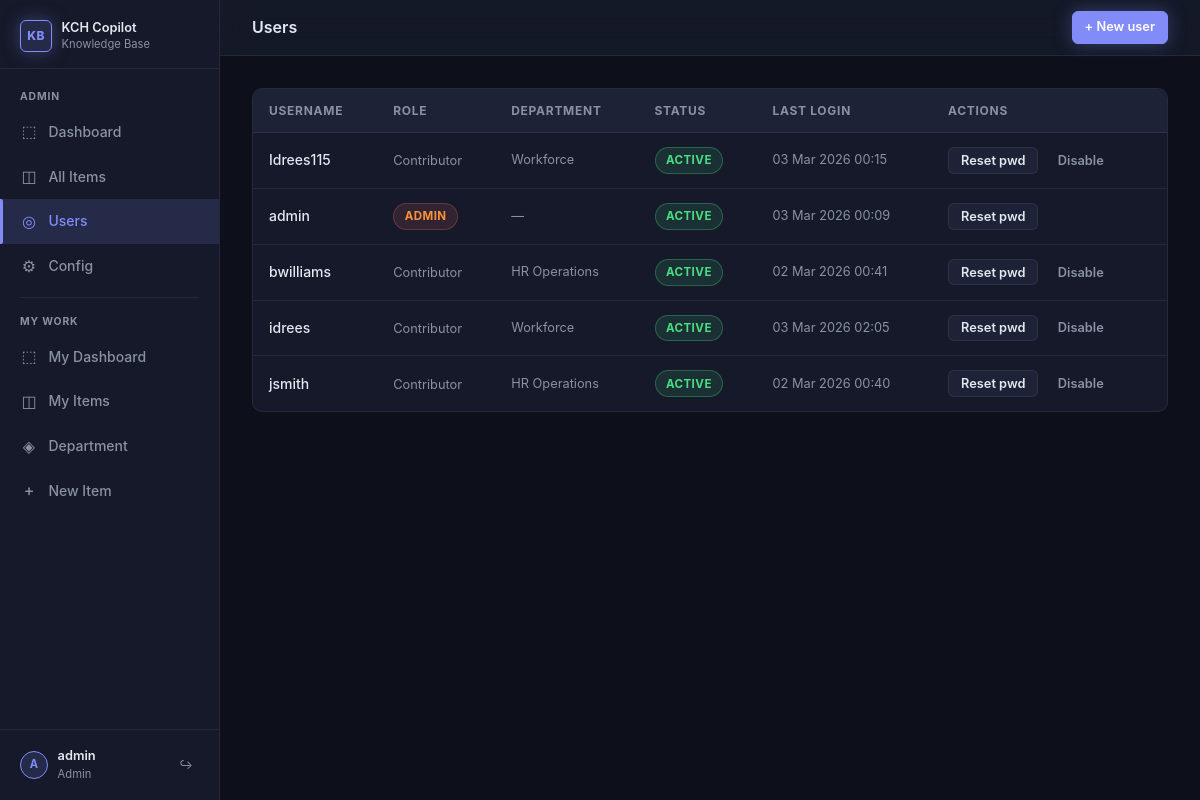
Page /admin/users (signed in) on the committed database.
### models.py (models this page shows)
class User(Base):
    __tablename__ = "users"
    id = Column(Integer, primary_key=True, autoincrement=True)
    username = Column(String, unique=True, nullable=False)
    password_hash = Column(String, nullable=False)
    is_admin = Column(Boolean, default=False)
    is_active = Column(Boolean, default=True)
    department_id = Column(Integer, ForeignKey("departments.id", ondelete="SET NULL"), nullable=True)
    created_at = Column(DateTime, default=datetime.utcnow)
    last_login = Column(DateTime, nullable=True)
    department = relationship("Department", back_populates="users")
    items = relationship("KnowledgeItem", back_populates="owner")
    status_changes = relationship("StatusHistory", back_populates="changed_by")
    audit_logs = relationship("AuditLog", back_populates="actor")

class Department(Base):
    __tablename__ = "departments"
    id = Column(Integer, primary_key=True, autoincrement=True)
    name = Column(String, unique=True, nullable=False)
    created_at = Column(DateTime, default=datetime.utcnow)
    users = relationship("User", back_populates="department")
    items = relationship("KnowledgeItem", back_populates="department")

### routers/admin.py (the view)
@router.get("/users", response_class=HTMLResponse)
async def admin_users(
    request: Request,
    session: dict = Depends(require_admin),
    db: Session = Depends(get_db),
):
    users = db.query(User).order_by(User.username).all()
    return templates.TemplateResponse("admin/users.html", {
        "request": request,
        "users": users,
        "msg": request.query_params.get("msg"),
        "error": request.query_params.get("error"),
    })

### templates/admin/users.html (shortened to what this page needs)
{% extends "base.html" %}
{% block page_title %}Users{% endblock %}
{% block header_actions %}
  <a href="/admin/users/new" class="btn btn-primary btn-sm">+ New user</a>
{% endblock %}
{% block content %}
<div class="table-wrap">
  <table>
    <thead>
      <tr>
        <th>Username</th>
        <th>Role</th>
        <th>Department</th>
        <th>Status</th>
        <th>Last login</th>
        <th>Actions</th>
      </tr>
    </thead>
    <tbody>
      {% for user in users %}
      <tr>
        <td style="font-weight:500;">{{ user.username }}</td>
        <td>
          {% if user.is_admin %}
          <span class="badge badge-admin">Admin</span>
          {% else %}
          <span class="text-muted text-sm">Contributor</span>
          {% endif %}
        </td>
        <td class="text-sm text-muted">{{ user.department.name if user.department else "—" }}</td>
        <td>
          {% if user.is_active %}
          <span class="badge badge-active">Active</span>
          {% else %}
          <span class="badge badge-inactive">Disabled</span>
          {% endif %}
        </td>
        <td class="text-sm text-muted">
          {{ user.last_login.strftime("%d %b %Y %H:%M") if user.last_login else "Never" }}
        </td>
        <td>
          <div style="display:flex;gap:.4rem;align-items:center;">
            <button class="btn btn-secondary btn-sm"
              onclick="showResetModal({{ user.id }}, '{{ user.username }}')">
              Reset pwd
            </button>
            {% if not user.is_admin %}
            <button class="btn btn-ghost btn-sm"
              onclick="confirmAction(
                '{% if user.is_active %}Disable{% else %}Enable{% endif %} user',
                '{% if user.is_active %}Disable{% else %}Enable{% endif %} {{ user.username }}?',
                '/admin/users/{{ user.id }}/toggle'
              )">
              {% if user.is_active %}Disable{% else %}Enable{% endif %}
            </button>
            {% endif %}
          </div>
        </td>
      </tr>
      {% endfor %}
    </tbody>
  </table>
</div>
{% endblock %}

### templates/base.html (shortened to what this page needs)
<!DOCTYPE html>
<html lang="en">
<head>
  <link rel="stylesheet" href="/static/style.css">
</head>
<body>
<div class="shell">
  <nav class="sidebar">
    <div class="sidebar-logo">
      <div class="logo-mark">
        <div class="logo-icon">KB</div>
        <div class="logo-text">
          KCH Copilot
          <div class="logo-sub">Knowledge Base</div>
        </div>
      </div>
    </div>
    <div class="nav-section">
      {% if is_admin(request) %}
        <div class="nav-label">Admin</div>
        <a href="/admin" class="nav-item {% if request.url.path == '/admin' %}active{% endif %}">
          <span class="nav-icon">⬚</span> Dashboard
        </a>
        <a href="/admin/items" class="nav-item {% if '/admin/items' in request.url.path %}active{% endif %}">
          <span class="nav-icon">◫</span> All Items
        </a>
        <a href="/admin/users" class="nav-item {% if '/admin/users' in request.url.path %}active{% endif %}">
          <span class="nav-icon">◎</span> Users
        </a>
        <a href="/admin/config" class="nav-item {% if '/admin/config' in request.url.path %}active{% endif %}">
          <span class="nav-icon">⚙</span> Config
        </a>
        <div class="nav-divider"></div>
        <div class="nav-label">My Work</div>
      {% endif %}
      <a href="/app/dashboard" class="nav-item {% if '/app/dashboard' in request.url.path %}active{% endif %}">
        <span class="nav-icon">⬚</span> My Dashboard
      </a>
      <a href="/app/items" class="nav-item {% if '/app/items' in request.url.path and '/app/items/new' not in request.url.path and '/app/department' not in request.url.path %}active{% endif %}">
        <span class="nav-icon">◫</span> My Items
      </a>
      <a href="/app/department" class="nav-item {% if '/app/department' in request.url.path %}active{% endif %}">
        <span class="nav-icon">◈</span> Department
      </a>
      <a href="/app/items/new" class="nav-item {% if '/app/items/new' in request.url.path %}active{% endif %}">
        <span class="nav-icon">+</span> New Item
      </a>
    </div>
    <div class="sidebar-footer">
      <div class="user-chip">
        <div class="user-avatar">{{ current_username(request)[:1] | upper }}</div>
        <div class="user-info">
          <div class="user-name">{{ current_username(request) }}</div>
          <div class="user-role">{% if is_admin(request) %}Admin{% else %}Contributor{% endif %}</div>
        </div>
        <a href="/logout" class="logout-btn" title="Sign out">↪</a>
      </div>
    </div>
  </nav>
  <div class="main-wrap">
    <header class="top-header">
      <span class="page-title">{% block page_title %}{% endblock %}</span>
      {% block header_actions %}{% endblock %}
    </header>
    <main class="page-content">
      {% block content %}{% endblock %}
    </main>
  </div>
</div>
</body>
</html>

### rows in the picture
User: username "admin", is_admin "ADMIN", department "—", is_active "ACTIVE", last_login "03 Mar 2026 00:09"
User: username "Idrees115", is_admin "Contributor", department "Workforce", is_active "ACTIVE", last_login "03 Mar 2026 00:15"
User: username "bwilliams", is_admin "Contributor", department "HR Operations", is_active "ACTIVE", last_login "02 Mar 2026 00:41"
User: username "idrees", is_admin "Contributor", department "Workforce", is_active "ACTIVE", last_login "03 Mar 2026 02:05"
User: username "jsmith", is_admin "Contributor", department "HR Operations", is_active "ACTIVE", last_login "02 Mar 2026 00:40"

### other values in the picture
{{ current_username(request)[:1] | upper }} "A"
